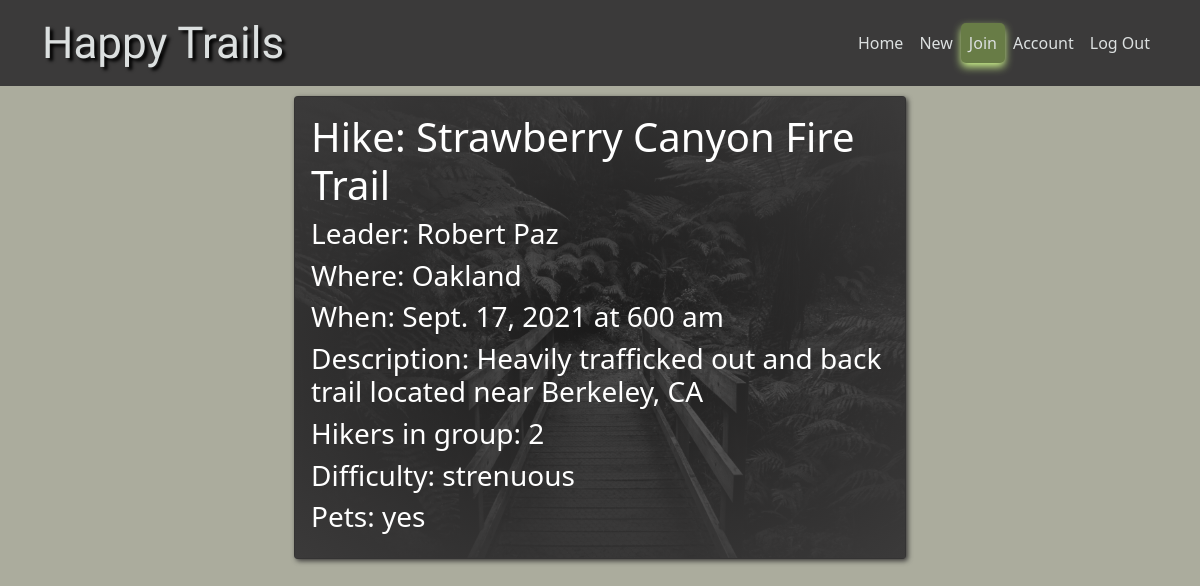
Screenshot of /hikes/details/1 with the database file from the repository.
### hike_app/models.py (models this page shows)
class Hike(models.Model):
    event_name=models.CharField(max_length=60)
    location=models.CharField(max_length=60)
    description=models.TextField()
    distance=models.FloatField(default=0)
    max_attendees=models.IntegerField()
    difficulty=models.CharField(max_length=60)
    pets=models.CharField(max_length=10)
    date=models.DateField()
    time=models.CharField(max_length=60)
    user = models.ForeignKey("login_app.User", related_name="hikes", on_delete=models.CASCADE)
    attend=models.ManyToManyField("login_app.User", related_name="user_hikes")
    created_at=models.DateTimeField(auto_now_add=True)
    updated_at=models.DateTimeField(auto_now=True)
    objects=HikeManager()

### login_app/models.py (models this page shows)
class User(models.Model):
    first_name=models.CharField(max_length=30)
    last_name=models.CharField(max_length=30)
    email=models.EmailField(max_length=80) #unique=True
    password=models.CharField(max_length=60)
    created_at=models.DateTimeField(auto_now_add=True)
    updated_at=models.DateTimeField(auto_now=True)
    objects=UserManager()

### hike_app/views.py (the view)
# urls.py: path('details/<int:hike_id>', views.details),
def details(request, hike_id):
    context={
        "current_hike" : Hike.objects.get(id=hike_id)
    }
    return render(request, "details.html", context)

### hike_app/templates/details.html (shortened to what this page needs)
<!DOCTYPE html>
<html lang="en">
<head>
    {% load static %}
    <link rel="stylesheet" href="{% static 'css/bootstrap.min.css' %}">
    <link rel="stylesheet" href="{% static 'style.css' %}">
</head>
<body>
    <nav id="main_menu" class="navbar navbar-expand-md fixed-top navbar-dark mb-5">
        <div class="container">
            <h1 class="happy">Happy Trails</h1>
            <div id="mainMenu" class="collapse navbar-collapse">
                <ul class="navbar-nav ms-auto">
                    <li><a class="nav-link" href="/hikes">Home</a></li>
                    <li><a class="nav-link" href="/hikes/new">New</a></li>
                    <li><a class="nav-link active" href="/hikes/join">Join</a></li>
                    <li><a class="nav-link" href="/hikes/account">Account</a></li>
                    <li><a class="nav-link" href="/hikes/logout">Log Out</a></li>
                </ul>
            </div>
        </div>
    </nav>
    <div class="wrapper">
        <div class=" row justify-content-center mt-5">
            <div class="col-6 title-wrapper card mt-5">
                <div class="card-body text-white">
                    <h1>Hike: {{current_hike.event_name}}</h1>
                    <h3>Leader: {{current_hike.user.first_name}} {{current_hike.user.last_name}}</h3>
                    <h3>Where: {{current_hike.location}}</h3>
                    <h3>When: {{current_hike.date}} at {{current_hike.time}}</h3>
                    <h3>Description: {{current_hike.description}}</h3>
                    <h3>Hikers in group: {{current_hike.attend.count}}</h3>
                    <h3>Difficulty: {{current_hike.difficulty}}</h3>
                    <h3>Pets: {{current_hike.pets}}</h3>
                </div>
            </div>
        </div>
    </div>
</body>
</html>

### hike_app/static/style.css (style rules this page uses)
* { margin: 0; padding: 0; }
#main_menu { background-color: #3b3a3a; }
#mainMenu .nav-link { color: #dce0e0; border-radius: 5px; transition: 0.1s; }
#mainMenu .nav-link.active { background-color:#687c46 !important; box-shadow: 0px 4px 8px #cbf18a !important; border-radius: 5px !important; }
.wrapper { background-color: #abac9d; height: 100vh; }
.happy { font-family: Satisfy; text-shadow: 3px 3px 3px black; vertical-align:middle; padding-top: 8px; color:#dce0e0; zoom: 110%; }
.card-body { background: radial-gradient( rgba(59, 58, 58, 0.4), rgba(59,58,58, 1)), url("img/black_and_white.JPG") no-repeat center center / cover; }
.card { background-color:#3b3a3a; padding: 0; box-shadow: 2px 2px 5px #3b3a3a; }

### rows the page displays
Hike: event_name "Strawberry Canyon Fire Trail", user.first_name "Robert", user.last_name "Paz", location "Oakland", date "Sept. 17, 2021", time "600 am", description "Heavily trafficked out and back trail located near Berkeley, CA", attend.count "2", difficulty "strenuous", pets "yes"
